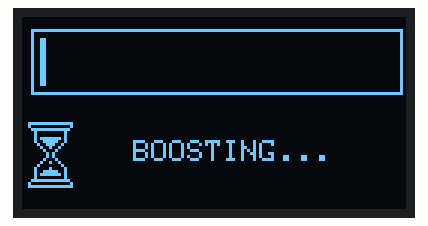
Recording of a sketch running on a simulated Arduino Uno, built with avr-gcc and run on an emulated ATmega328P. On the bench: 128×64 one-colour display.

Above: at 0.21 s.
At 1.78 s:
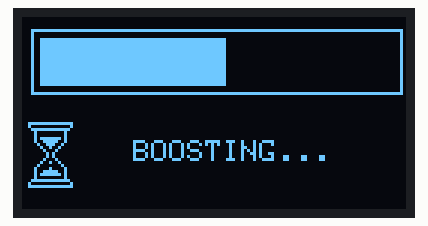
At 3.35 s:
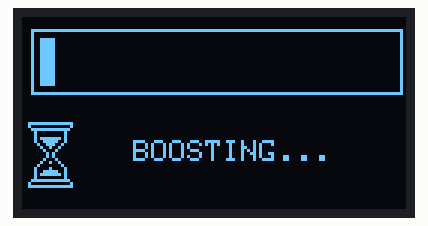
At 6.5 s:
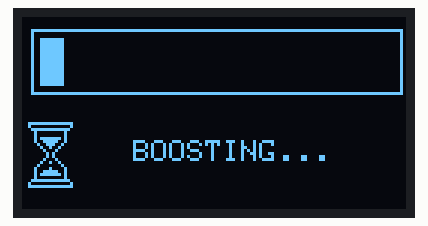
At 9.64 s:
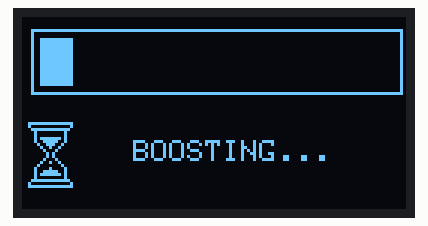
At 13.1 s:
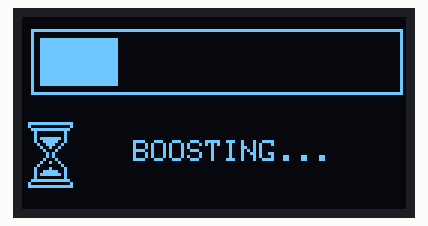

The sketch:

_progressbar_05.ino
```cpp
#include <Wire.h>
#include <Adafruit_GFX.h>
#include <Adafruit_SSD1306.h>

#define SCREEN_WIDTH 128
#define SCREEN_HEIGHT 64

Adafruit_SSD1306 display(SCREEN_WIDTH, SCREEN_HEIGHT);


void setup() {
  // put your setup code here, to run once:
  display.begin(SSD1306_SWITCHCAPVCC,0x3C);

   display.clearDisplay();


}

void loop() {
    drawScreen_3();
}

// [BEGIN lopaka generated]
static const unsigned char PROGMEM image_hourglass1_bits[] = {0x00,0x00,0x00,0x07,0xff,0xf0,0x04,0x00,0x10,0x03,0xff,0xe0,0x01,0x00,0x40,0x01,0x00,0x40,0x01,0x7f,0x40,0x01,0x3e,0x40,0x00,0x9c,0x80,0x00,0x49,0x00,0x00,0x22,0x00,0x00,0x14,0x00,0x00,0x14,0x00,0x00,0x22,0x00,0x00,0x49,0x00,0x00,0x80,0x80,0x01,0x08,0x40,0x01,0x3e,0x40,0x01,0x7f,0x40,0x01,0x00,0x40,0x03,0xff,0xe0,0x04,0x00,0x10,0x07,0xff,0xf0,0x00,0x00,0x00};

void drawScreen_3(void) {
    display.clearDisplay();
    // rect 1
    display.drawRect(3, 4, 124, 22, 1);
    // rect 2
    // hourglass1
    display.drawBitmap(-3, 34, image_hourglass1_bits, 24, 24, 1);
    // string 4
    display.setTextColor(1);
    display.setTextWrap(false);
    display.setCursor(37, 41);
    display.print("BOOSTING...");
    for(int i = 2; i < 119; i++) {
      display.fillRect(6, 7, i, 16, 1);
        display.display();
    }
}

// [END lopaka generated]
```

Measured:
- by itself, everything shown: repeats every 12.3 s, in 39 steps
